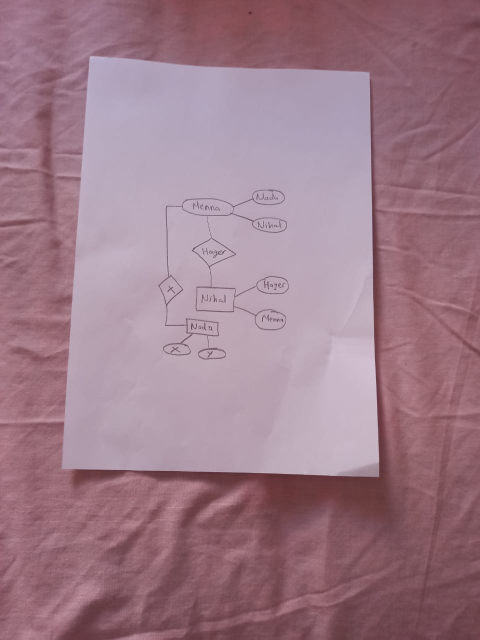
#> input picture src/ImageProcessing/input/10.jpeg, 960 x 1280 px (shown at 1/2 size)
$ python -i shapes_detection.py   (imports and definitions only)
#> lines starting #> are read from the running program, lines starting #| are printed output that depends on the picture
#> further down, picture is the input picture: shape (1280, 960, 3); mean B, G, R 136.9, 123.3, 157.5
import math
import os
import numpy as np
import cv2 as cv
from skimage.util import invert
from skimage.morphology import dilation


# [69 lines left out: functions get_shape_features, show, fillHole, convex_hull, not called in this run]

def get_features(img):
    img = cv.resize(img, (256, 256))
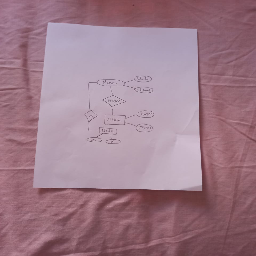
#> img: shape (256, 256, 3); mean of channels 0, 1, 2 137, 123.3, 157.5; drawn as B, G, R
    img = cv.copyMakeBorder(img,5,5,5,5,cv.BORDER_CONSTANT,value=[255,255,255])
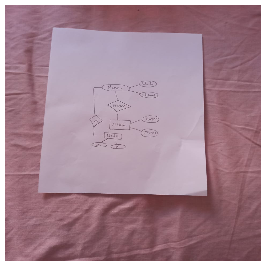
#> img: shape (266, 266, 3); mean of channels 0, 1, 2 145.7, 133.1, 164.7; drawn as B, G, R
    img = invert(img)
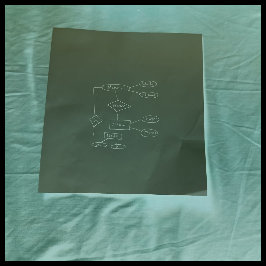
#> img: shape (266, 266, 3); mean of channels 0, 1, 2 109.3, 121.9, 90.3; drawn as B, G, R
#> (the run stopped early here; a loop or call above may not have finished)

$ run again, on src/ImageProcessing/input/9.jpeg
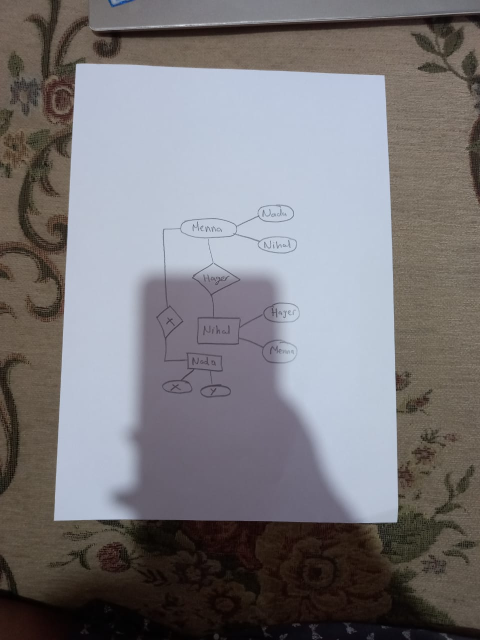
#> input picture src/ImageProcessing/input/9.jpeg, 960 x 1280 px (shown at 1/2 size)
#> picture is the input picture: shape (1280, 960, 3); mean B, G, R 123.3, 119.8, 122.2
#> in get_features, `img = cv.copyMakeBorder(img,5,5,5,5,cv.BORDER_CONSTANT,value=[255,255,..`:
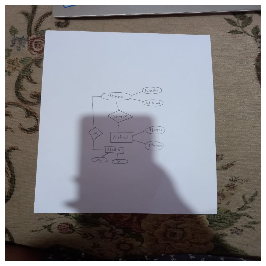
#> img: shape (266, 266, 3); mean of channels 0, 1, 2 133, 129.8, 132; drawn as B, G, R
#> in get_features, `img = invert(img)`:
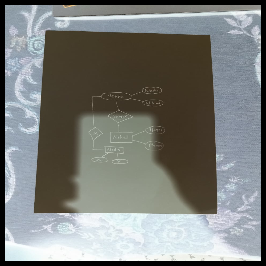
#> img: shape (266, 266, 3); mean of channels 0, 1, 2 122, 125.2, 123; drawn as B, G, R
